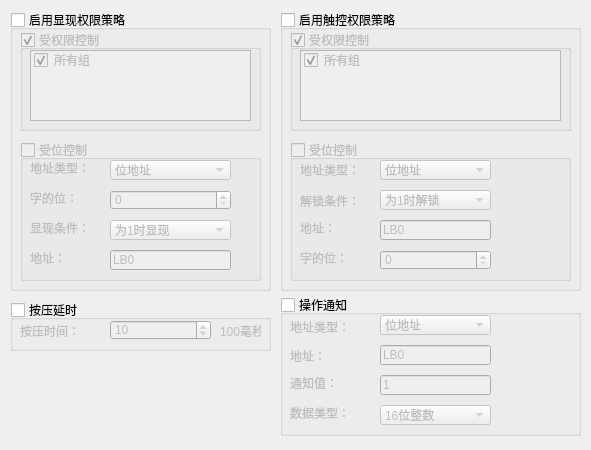
<?xml version="1.0" encoding="UTF-8"?>
<ui version="4.0">
 <class>SecurityWidget</class>
 <widget class="QWidget" name="SecurityWidget">
  <property name="geometry">
   <rect>
    <x>0</x>
    <y>0</y>
    <width>591</width>
    <height>450</height>
   </rect>
  </property>
  <property name="windowTitle">
   <string>Form</string>
  </property>
  <widget class="QGroupBox" name="groupBox_Touch">
   <property name="geometry">
    <rect>
     <x>280</x>
     <y>10</y>
     <width>301</width>
     <height>281</height>
    </rect>
   </property>
   <property name="title">
    <string>启用触控权限策略</string>
   </property>
   <property name="checkable">
    <bool>true</bool>
   </property>
   <property name="checked">
    <bool>false</bool>
   </property>
   <widget class="QGroupBox" name="groupBox_TouchByGroup">
    <property name="geometry">
     <rect>
      <x>10</x>
      <y>20</y>
      <width>281</width>
      <height>101</height>
     </rect>
    </property>
    <property name="title">
     <string>受权限控制</string>
    </property>
    <property name="flat">
     <bool>false</bool>
    </property>
    <property name="checkable">
     <bool>true</bool>
    </property>
    <property name="checked">
     <bool>true</bool>
    </property>
    <widget class="QListWidget" name="listT">
     <property name="geometry">
      <rect>
       <x>10</x>
       <y>20</y>
       <width>261</width>
       <height>71</height>
      </rect>
     </property>
     <property name="selectionRectVisible">
      <bool>true</bool>
     </property>
     <item>
      <property name="text">
       <string>所有组</string>
      </property>
      <property name="checkState">
       <enum>Checked</enum>
      </property>
     </item>
    </widget>
   </widget>
   <widget class="QGroupBox" name="groupBox_TouchByBit">
    <property name="geometry">
     <rect>
      <x>10</x>
      <y>130</y>
      <width>281</width>
      <height>141</height>
     </rect>
    </property>
    <property name="title">
     <string>受位控制</string>
    </property>
    <property name="checkable">
     <bool>true</bool>
    </property>
    <property name="checked">
     <bool>false</bool>
    </property>
    <widget class="QLabel" name="label">
     <property name="geometry">
      <rect>
       <x>10</x>
       <y>22</y>
       <width>71</width>
       <height>16</height>
      </rect>
     </property>
     <property name="text">
      <string>地址类型：</string>
     </property>
    </widget>
    <widget class="QComboBox" name="combo_addrTypeT">
     <property name="geometry">
      <rect>
       <x>90</x>
       <y>20</y>
       <width>111</width>
       <height>20</height>
      </rect>
     </property>
     <item>
      <property name="text">
       <string>位地址</string>
      </property>
     </item>
     <item>
      <property name="text">
       <string>字地址</string>
      </property>
     </item>
    </widget>
    <widget class="QLabel" name="label_4">
     <property name="geometry">
      <rect>
       <x>10</x>
       <y>110</y>
       <width>71</width>
       <height>16</height>
      </rect>
     </property>
     <property name="text">
      <string>字的位：</string>
     </property>
    </widget>
    <widget class="QSpinBox" name="spin_bitIndexT">
     <property name="geometry">
      <rect>
       <x>90</x>
       <y>110</y>
       <width>111</width>
       <height>20</height>
      </rect>
     </property>
    </widget>
    <widget class="QLabel" name="label_2">
     <property name="geometry">
      <rect>
       <x>10</x>
       <y>53</y>
       <width>71</width>
       <height>16</height>
      </rect>
     </property>
     <property name="text">
      <string>解锁条件：</string>
     </property>
    </widget>
    <widget class="QComboBox" name="combo_conditionT">
     <property name="geometry">
      <rect>
       <x>90</x>
       <y>50</y>
       <width>111</width>
       <height>20</height>
      </rect>
     </property>
     <item>
      <property name="text">
       <string>为1时解锁</string>
      </property>
     </item>
     <item>
      <property name="text">
       <string>为0时解锁</string>
      </property>
     </item>
    </widget>
    <widget class="QLabel" name="label_3">
     <property name="geometry">
      <rect>
       <x>10</x>
       <y>80</y>
       <width>71</width>
       <height>16</height>
      </rect>
     </property>
     <property name="text">
      <string>地址：</string>
     </property>
    </widget>
    <widget class="QLineEdit" name="edit_ctlAddrT">
     <property name="geometry">
      <rect>
       <x>90</x>
       <y>80</y>
       <width>111</width>
       <height>20</height>
      </rect>
     </property>
     <property name="text">
      <string>LB0</string>
     </property>
    </widget>
    <widget class="QPushButton" name="btn_ctlAddrT">
     <property name="geometry">
      <rect>
       <x>201</x>
       <y>80</y>
       <width>21</width>
       <height>21</height>
      </rect>
     </property>
     <property name="text">
      <string/>
     </property>
     <property name="icon">
      <iconset resource="../../../resourse.qrc">
       <normaloff>:/addressintput/images/address.bmp</normaloff>:/addressintput/images/address.bmp</iconset>
     </property>
     <property name="flat">
      <bool>true</bool>
     </property>
    </widget>
   </widget>
  </widget>
  <widget class="QGroupBox" name="GroupV">
   <property name="geometry">
    <rect>
     <x>10</x>
     <y>10</y>
     <width>261</width>
     <height>281</height>
    </rect>
   </property>
   <property name="title">
    <string>启用显现权限策略</string>
   </property>
   <property name="checkable">
    <bool>true</bool>
   </property>
   <property name="checked">
    <bool>false</bool>
   </property>
   <widget class="QGroupBox" name="groupBox_ShowByGroup">
    <property name="geometry">
     <rect>
      <x>10</x>
      <y>20</y>
      <width>241</width>
      <height>101</height>
     </rect>
    </property>
    <property name="title">
     <string>受权限控制</string>
    </property>
    <property name="checkable">
     <bool>true</bool>
    </property>
    <property name="checked">
     <bool>true</bool>
    </property>
    <widget class="QListWidget" name="listV">
     <property name="geometry">
      <rect>
       <x>10</x>
       <y>20</y>
       <width>221</width>
       <height>71</height>
      </rect>
     </property>
     <property name="selectionRectVisible">
      <bool>true</bool>
     </property>
     <item>
      <property name="text">
       <string>所有组</string>
      </property>
      <property name="checkState">
       <enum>Checked</enum>
      </property>
     </item>
    </widget>
   </widget>
   <widget class="QGroupBox" name="groupBox_ShowByBit">
    <property name="geometry">
     <rect>
      <x>10</x>
      <y>130</y>
      <width>241</width>
      <height>141</height>
     </rect>
    </property>
    <property name="title">
     <string>受位控制</string>
    </property>
    <property name="checkable">
     <bool>true</bool>
    </property>
    <property name="checked">
     <bool>false</bool>
    </property>
    <widget class="QLineEdit" name="edit_ctlAddrV">
     <property name="geometry">
      <rect>
       <x>90</x>
       <y>110</y>
       <width>121</width>
       <height>20</height>
      </rect>
     </property>
     <property name="text">
      <string>LB0</string>
     </property>
    </widget>
    <widget class="QSpinBox" name="spin_bitIndexV">
     <property name="geometry">
      <rect>
       <x>90</x>
       <y>50</y>
       <width>121</width>
       <height>20</height>
      </rect>
     </property>
    </widget>
    <widget class="QComboBox" name="combo_conditionV">
     <property name="geometry">
      <rect>
       <x>90</x>
       <y>80</y>
       <width>121</width>
       <height>20</height>
      </rect>
     </property>
     <item>
      <property name="text">
       <string>为1时显现</string>
      </property>
     </item>
     <item>
      <property name="text">
       <string>为0时显现</string>
      </property>
     </item>
    </widget>
    <widget class="QLabel" name="label_10">
     <property name="geometry">
      <rect>
       <x>10</x>
       <y>110</y>
       <width>71</width>
       <height>16</height>
      </rect>
     </property>
     <property name="text">
      <string>地址：</string>
     </property>
    </widget>
    <widget class="QLabel" name="label_11">
     <property name="geometry">
      <rect>
       <x>10</x>
       <y>80</y>
       <width>71</width>
       <height>16</height>
      </rect>
     </property>
     <property name="text">
      <string>显现条件：</string>
     </property>
    </widget>
    <widget class="QLabel" name="label_12">
     <property name="geometry">
      <rect>
       <x>10</x>
       <y>20</y>
       <width>71</width>
       <height>16</height>
      </rect>
     </property>
     <property name="text">
      <string>地址类型：</string>
     </property>
    </widget>
    <widget class="QComboBox" name="combo_addrTypeV">
     <property name="geometry">
      <rect>
       <x>90</x>
       <y>20</y>
       <width>121</width>
       <height>20</height>
      </rect>
     </property>
     <item>
      <property name="text">
       <string>位地址</string>
      </property>
     </item>
     <item>
      <property name="text">
       <string>字地址</string>
      </property>
     </item>
    </widget>
    <widget class="QLabel" name="label_9">
     <property name="geometry">
      <rect>
       <x>10</x>
       <y>50</y>
       <width>71</width>
       <height>16</height>
      </rect>
     </property>
     <property name="text">
      <string>字的位：</string>
     </property>
    </widget>
    <widget class="QPushButton" name="btn_ctlAddrV">
     <property name="geometry">
      <rect>
       <x>210</x>
       <y>110</y>
       <width>21</width>
       <height>23</height>
      </rect>
     </property>
     <property name="text">
      <string/>
     </property>
     <property name="icon">
      <iconset resource="../../../resourse.qrc">
       <normaloff>:/addressintput/images/address.bmp</normaloff>:/addressintput/images/address.bmp</iconset>
     </property>
     <property name="flat">
      <bool>true</bool>
     </property>
    </widget>
   </widget>
  </widget>
  <widget class="QGroupBox" name="groupBox_Notice">
   <property name="geometry">
    <rect>
     <x>280</x>
     <y>295</y>
     <width>301</width>
     <height>141</height>
    </rect>
   </property>
   <property name="title">
    <string>操作通知</string>
   </property>
   <property name="checkable">
    <bool>true</bool>
   </property>
   <property name="checked">
    <bool>false</bool>
   </property>
   <widget class="QLabel" name="label_14">
    <property name="geometry">
     <rect>
      <x>10</x>
      <y>53</y>
      <width>81</width>
      <height>16</height>
     </rect>
    </property>
    <property name="text">
     <string>地址：</string>
    </property>
   </widget>
   <widget class="QLineEdit" name="edit_noticeAddr">
    <property name="geometry">
     <rect>
      <x>100</x>
      <y>50</y>
      <width>111</width>
      <height>20</height>
     </rect>
    </property>
    <property name="text">
     <string>LB0</string>
    </property>
   </widget>
   <widget class="QComboBox" name="combo_NoticceAddrType">
    <property name="geometry">
     <rect>
      <x>100</x>
      <y>20</y>
      <width>111</width>
      <height>20</height>
     </rect>
    </property>
    <item>
     <property name="text">
      <string>位地址</string>
     </property>
    </item>
    <item>
     <property name="text">
      <string>字地址</string>
     </property>
    </item>
   </widget>
   <widget class="QLabel" name="label_15">
    <property name="geometry">
     <rect>
      <x>10</x>
      <y>24</y>
      <width>81</width>
      <height>16</height>
     </rect>
    </property>
    <property name="text">
     <string>地址类型：</string>
    </property>
   </widget>
   <widget class="QLabel" name="label_16">
    <property name="geometry">
     <rect>
      <x>10</x>
      <y>80</y>
      <width>81</width>
      <height>16</height>
     </rect>
    </property>
    <property name="text">
     <string>通知值：</string>
    </property>
   </widget>
   <widget class="QComboBox" name="combo_NoticeType">
    <property name="geometry">
     <rect>
      <x>100</x>
      <y>110</y>
      <width>111</width>
      <height>20</height>
     </rect>
    </property>
    <item>
     <property name="text">
      <string>16位整数</string>
     </property>
    </item>
    <item>
     <property name="text">
      <string>32位整数</string>
     </property>
    </item>
    <item>
     <property name="text">
      <string>16位正整数</string>
     </property>
    </item>
    <item>
     <property name="text">
      <string>32位正整数</string>
     </property>
    </item>
    <item>
     <property name="text">
      <string>32位浮点数</string>
     </property>
    </item>
   </widget>
   <widget class="QLineEdit" name="edit_Value">
    <property name="geometry">
     <rect>
      <x>100</x>
      <y>80</y>
      <width>111</width>
      <height>20</height>
     </rect>
    </property>
    <property name="inputMethodHints">
     <set>Qt::ImhPreferNumbers</set>
    </property>
    <property name="text">
     <string>1</string>
    </property>
   </widget>
   <widget class="QPushButton" name="btn_noticeAddr">
    <property name="geometry">
     <rect>
      <x>210</x>
      <y>50</y>
      <width>21</width>
      <height>21</height>
     </rect>
    </property>
    <property name="text">
     <string/>
    </property>
    <property name="icon">
     <iconset resource="../../../resourse.qrc">
      <normaloff>:/addressintput/images/address.bmp</normaloff>:/addressintput/images/address.bmp</iconset>
    </property>
    <property name="flat">
     <bool>true</bool>
    </property>
   </widget>
   <widget class="QLabel" name="label_5">
    <property name="geometry">
     <rect>
      <x>10</x>
      <y>110</y>
      <width>81</width>
      <height>16</height>
     </rect>
    </property>
    <property name="text">
     <string>数据类型：</string>
    </property>
   </widget>
  </widget>
  <widget class="QGroupBox" name="group_press">
   <property name="geometry">
    <rect>
     <x>10</x>
     <y>300</y>
     <width>261</width>
     <height>51</height>
    </rect>
   </property>
   <property name="title">
    <string>按压延时</string>
   </property>
   <property name="checkable">
    <bool>true</bool>
   </property>
   <property name="checked">
    <bool>false</bool>
   </property>
   <widget class="QLabel" name="label_13">
    <property name="geometry">
     <rect>
      <x>10</x>
      <y>20</y>
      <width>81</width>
      <height>21</height>
     </rect>
    </property>
    <property name="text">
     <string>按压时间：</string>
    </property>
   </widget>
   <widget class="QSpinBox" name="spin_time">
    <property name="geometry">
     <rect>
      <x>100</x>
      <y>20</y>
      <width>101</width>
      <height>20</height>
     </rect>
    </property>
    <property name="value">
     <number>10</number>
    </property>
   </widget>
   <widget class="QLabel" name="label_17">
    <property name="geometry">
     <rect>
      <x>210</x>
      <y>20</y>
      <width>41</width>
      <height>21</height>
     </rect>
    </property>
    <property name="text">
     <string>100毫秒</string>
    </property>
   </widget>
  </widget>
 </widget>
 <resources>
  <include location="../../../resourse.qrc"/>
 </resources>
 <connections/>
</ui>
